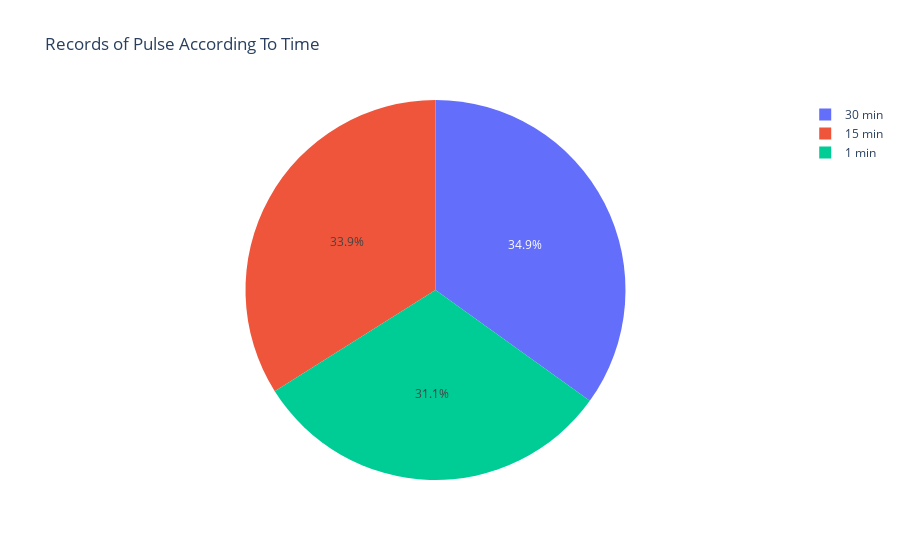

The cell this chart's notebook holds for it:
### Code cell
fig = px.pie(df, names = "time", values = "pulse", title = "Records of Pulse According To Time")
fig.show()

### Figure 1 — Plotly figure (JSON) as saved in the notebook; plotly's stock layout.template omitted (floating-point values rounded to 4 significant figures)
{"data": [{"domain": {"x": [0, 1], "y": [0, 1]}, "hovertemplate": "time=%{label}<br>pulse=%{value}<extra></extra>", "labels": ["1 min", "15 min", "30 min", "1 min", "15 min", "30 min", "1 min", "15 min", "30 min", "1 min", "15 min", "30 min", "1 min", "15 min", "30 min", "1 min", "15 min", "30 min", "1 min", "15 min", "30 min", "1 min", "15 min", "30 min", "1 min", "15 min", "30 min", "1 min", "15 min", "30 min", "1 min", "15 min", "30 min", "1 min", "15 min", "30 min", "1 min", "15 min", "30 min", "1 min", "15 min", "30 min", "1 min", "15 min", "30 min", "1 min", "15 min", "30 min", "1 min", "15 min", "30 min", "1 min", "15 min", "30 min", "1 min", "15 min", "30 min", "1 min", "15 min", "30 min", "1 min", "15 min", "30 min", "1 min", "15 min", "30 min", "1 min", "15 min", "30 min", "1 min", "15 min", "30 min", "1 min", "15 min", "30 min", "1 min", "15 min", "30 min", "1 min", "15 min", "30 min", "1 min", "15 min", "30 min", "1 min", "15 min", "30 min", "1 min", "15 min", "30 min"], "legendgroup": "", "name": "", "showlegend": true, "type": "pie", "values": [85, 85, 88, 90, 92, 93, 97, 97, 94, 80, 82, 83, 91, 92, 91, 83, 83, 84, 87, 88, 90, 92, 94, 95, 97, 99, 96, 100, 97, 100, 86, 86, 84, 93, 103, 104, 90, 92, 93, 95, 96, 100, 89, 96, 95, 84, 86, 89, 103, 109, 90, 92, 96, 101, 97, 98, 100, 102, 104, 103, 93, 98, 110, 98, 104, 112, 98, 105, 99, 87, 132, 120, 94, 110, 116, 95, 126, 143, 100, 126, 140, 103, 124, 140, 94, 135, 130, 99, 111, 150]}], "layout": {"legend": {"tracegroupgap": 0}, "title": {"text": "Records of Pulse According To Time"}}}
